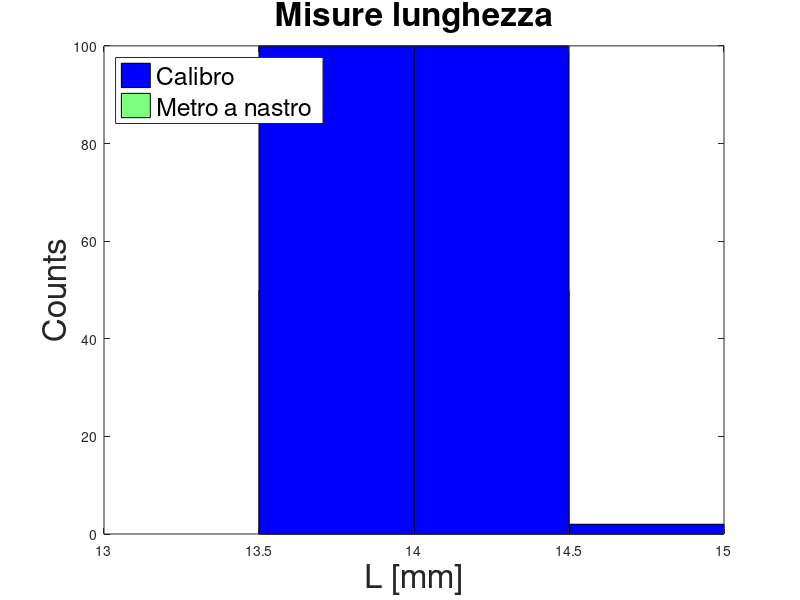
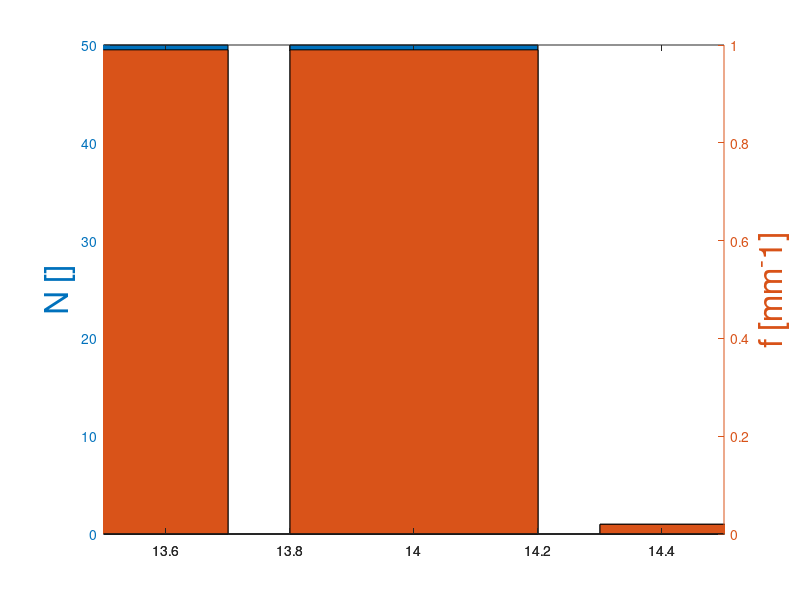

Here is the MATLAB script that generated these plots, in order:
% A script to introduce basic concpets:
%   histogram plotting
%   plot customization
%
% M Hueller 03/2013
%
% $Id: Examples_01.m 3851 2013-03-04 15:18:58Z mauro.hueller $


% Chiudo tutte le figure aperte
close all

% Analisi dei dati: metro a nastro
% TODO create a function here and use real data here
dati_metro = [13.5:0.01:14.5];

% Risoluzione per istogrammi metro a nastro
deltaX_metro = 0.5;

% Definizione del vettore dei bins
x_metro_min = 13.5;
x_metro_max = 14.5;
X_metro = [x_metro_min : deltaX_metro: x_metro_max]';

% Calcolo dei conteggi: bordi
Nb_metro = histc(dati_metro, X_metro);

% Calcolo dei conteggi: centri
Nc_metro = hist(dati_metro, X_metro);

% Uso i dati di bordo
N_metro = Nb_metro;

% Rappresentazione grafica: figura
fig1 = figure();

% Rappresentazione grafica: istogramma misure metro a nastro
h_metro = bar(X_metro, N_metro, 'histc');
% Accediamo agli assi
axs1 = gca;
% Personalizzazione: colore
set(h_metro, 'FaceColor', 'g');
% Personalizzazione: trasparenza
set(h_metro, 'FaceAlpha', 0.5);
% Specifico pi? plot negli stessi assi
hold on
% Oppure, meglio: specifico pi? plot negli stessi assi, e faccio cambiare il colore
set(axs1, 'NextPlot', 'add');
% Personalizzazione: label y
yl = ylabel('Counts');
set(yl, 'FontSize', 24);
% Personalizzazione: label x
xl = xlabel('L [mm]');
set(xl, 'FontSize', 24);
% Personalizzazione: titolo
tl = title('Misure lunghezza');
set(tl, 'fontsize', 24);
% Rappresentazione grafica: istogramma misure calibro
h_calibro = bar(X_metro, 2*N_metro, 'histc');
% Personalizzazione: colore
set(h_calibro, 'FaceColor', 'b');
% Personalizzazione: trasparenza
set(h_metro, 'FaceAlpha', 0.5);
% Personalizzazione: legenda
ll = legend([h_calibro, h_metro], 'Calibro', 'Metro a nastro');
set(ll, 'FontSize', 18, 'Location', 'NorthWest');

% Calcolo frequenza campionaria:
f_metro = N_metro / sum(N_metro);

% Verifico:
disp(sprintf('Somma dei conteggi: %d', sum(N_metro)));
disp(sprintf('Somma delle frequenze campionarie: %d', sum(f_metro)));

% Calcolo frequenza normalizzata:
f_norm_metro = f_metro / deltaX_metro;

% Verifico:
disp(sprintf('Somma frequenze normalizzate: %d', sum(f_norm_metro .* deltaX_metro)));

% Calcolo parametri statistici:
mean_m = mean(dati_metro);
var_m = var(dati_metro);
std_m = std(dati_metro);
median_m = median(dati_metro);
disp(sprintf('Media: %d', mean_m));
disp(sprintf('Varianza campionaria: %d', var_m));
disp(sprintf('Scarto quadratico medio campionario: %d', std_m));
disp(sprintf('Mediana: %d', median_m));

% Plot diverse grandezze nello stesso grafico
fig2 = figure();
[axs, h_left, h_right] = plotyy(X_metro, N_metro, X_metro, f_norm_metro, 'bar');
set(get(axs(1), 'Ylabel'), 'String', 'N []', 'FontSize', 24);
set(get(axs(2), 'Ylabel'), 'String', 'f [mm^-1]', 'FontSize', 24);

